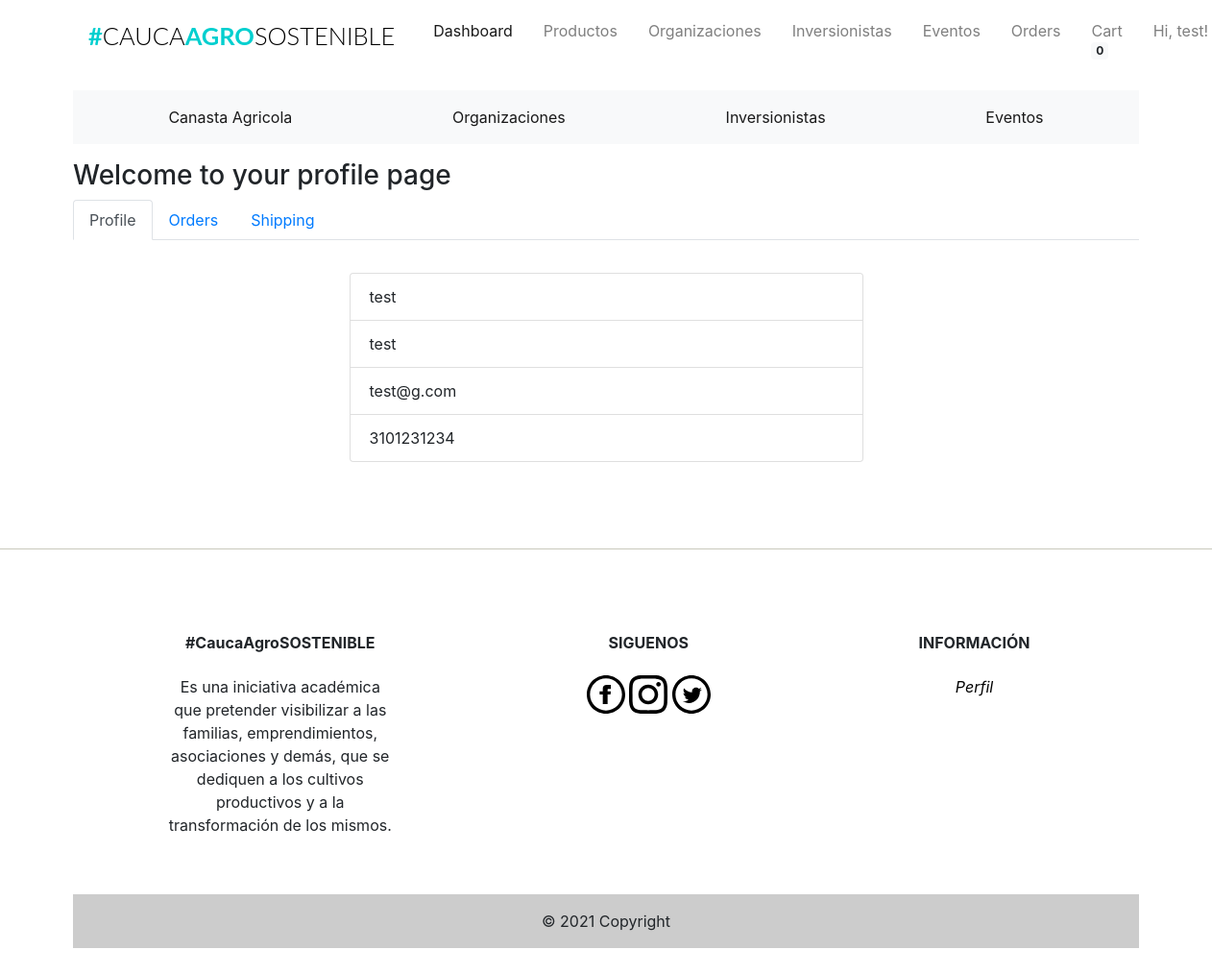
Screenshot of /profile (signed in) with the database file from the repository.
### app/models.py (models this page shows, shortened)
class Users(UserMixin, db.Model):
    __tablename__ = "users"
    id = db.Column(db.Integer, primary_key=True)
    firstname = db.Column(db.String(24), index=True)
    lastname = db.Column(db.String(24), index=True)
    email = db.Column(db.String(50), index=True, unique=True)
    password_hash = db.Column(db.String)
    phonenumber = db.Column(db.String(18), index=True, unique=True)
    is_admin = db.Column(db.Boolean, default=False)
    order = db.relationship('Orders', backref='user')
    kart = db.relationship('Kart', uselist=False, backref='user')
    shipping_info = db.relationship('Shipping', backref='user', lazy='dynamic')

### app/users/routes.py (the view, shortened to what this page needs)
@users.route('/profile', methods=["GET", "POST"])
def profile():
    if current_user.is_anonymous:
        count = 0
        user = 0
        orders = None
        items = None
    else:
        user = current_user.id
        count = Kart.query.filter_by(user_id=user).count()
        orders = Orders.query.filter_by(user_id=user).all()
        items = Kart.query.filter_by(user_id=user).all()
    form = ShippingForm()
    shipping = Shipping.query.filter_by(user_id=user).all()
    return render_template('users/profile.html', title="Account page", form=form,
                           shipping=shipping, count=count, orders=orders, items=items)

### app/models.py (called while the page is built)
@login_manager.user_loader
def load_user(id):
    return Users.query.get(int(id))

### app/templates/users/profile.html (shortened to what this page needs)
{% extends "base.html" %}
{% block body %}
<h3>
        Welcome to your profile page
</h3>
<nav>
        <div class="nav nav-tabs" id="nav-tab" role="tablist">
                <a class="nav-item nav-link active" id="nav-home-tab" data-toggle="tab" href="#nav-home" role="tab" aria-controls="nav-home" aria-selected="true">Profile</a>
                <a class="nav-item nav-link" id="nav-profile-tab" data-toggle="tab" href="#nav-profile" role="tab" aria-controls="nav-profile" aria-selected="false">Orders</a>
                <a class="nav-item nav-link" id="nav-contact-tab" data-toggle="tab" href="#nav-contact" role="tab" aria-controls="nav-contact" aria-selected="false">Shipping</a>
        </div>
</nav>
<div class="tab-content" id="nav-tabContent mb-5">
<div class="tab-pane fade show active " id="nav-home" role="tabpanel" aria-labelledby="nav-home-tab">
                <ul class="list-group mt-4 center">
                        <li class="list-group-item">{{current_user.firstname }}</li>
                        <li class="list-group-item">{{current_user.lastname }}</li>
                        <li class="list-group-item">{{current_user.email}}</li>
                        <li class="list-group-item">{{current_user.phonenumber }}</li>
                </ul>
</div>
</div>
{% endblock %}

### app/templates/navbar.html (shortened to what this page needs)
{% block navbar %}
<div class="container mt-1 mb-3">
  <nav class="navbar navbar-expand-lg navbar-light">
    <h1 class="brand_name">
      <a class="navbar-brand" href="{{ url_for('home.homepage') }}">#<span>CAUCA</span>AGRO<span>SOSTENIBLE</span></a>
    </h1>
    <div class="collapse navbar-collapse" id="navbarNav">
      <ul class="navbar-nav ml-auto mr-auto mt-2 mt-lg-0">
        {% if current_user.is_authenticated %}
        {% if current_user.is_admin %}
        <li class="nav-item ml-3">
          <a class="nav-link active" href="{{ url_for('home.admin_dashboard') }}">Dashboard</a>
        </li>
        <li class="nav-item ml-3">
          <a class="nav-link" href="{{ url_for('admin.list_products') }}">Productos</a>
        </li>
        <li class="nav-item ml-3">
          <a class="nav-link" href="{{ url_for('admin.list_organizaciones') }}">Organizaciones</a>
        </li>
        <li class="nav-item ml-3">
          <a class="nav-link" href="{{ url_for('admin.list_inversionistas') }}">Inversionistas</a>
        </li>
        <li class="nav-item ml-3">
          <a class="nav-link" href="{{ url_for('admin.list_eventos') }}">Eventos</a>
        </li>
        <li class="nav-item ml-3">
          <a class="nav-link" href="{{ url_for('admin.list_orders') }}">Orders</a>
        </li>
        <li class="nav-item ml-3">
          <a class="nav-link" href="{{ url_for('users.cart') }}">Cart<span class="badge badge-light">{{ count
              }}</span></a>
        </li>
        {% else %}
        <li class="nav-item ml-3">
          <a class="nav-link" href="{{ url_for('users.cart') }}">Cart<span class="badge badge-light">{{ count
              }}</span></a>
        </li>
        {% endif %}
        <li class="nav-item dropdown ml-3">
          <a class="nav-link dropdown-toggle" data-toggle="dropdown" href="#" role="button" aria-haspopup="true"
            aria-expanded="false">
            Hi, {{ current_user.firstname }}!
          </a>
        </li>
        {% endif %}
      </ul>
    </div>
  </nav>
</div>
{% endblock %}

### app/static/css/st.css (style rules this page uses)
.brand_name .navbar-brand { font-size:1.59rem; text-transform: uppercase; font-family: 'Lato', sans-serif; font-weight: 700; color: #333; }
.brand_name >.navbar-brand { color:#01CFCF; text-decoration: none; }
.brand_name >.navbar-brand span { color: #000; font-weight: 300; }
.navbar-nav { width: 100%; align-items: flex-start; }
.center { margin: auto; width: 50%; padding: 10px; }

### rows the page displays
Users: firstname "test", lastname "test", email "test@g.com", phonenumber "3101231234"

### other values shown
{{ count }} "0"
